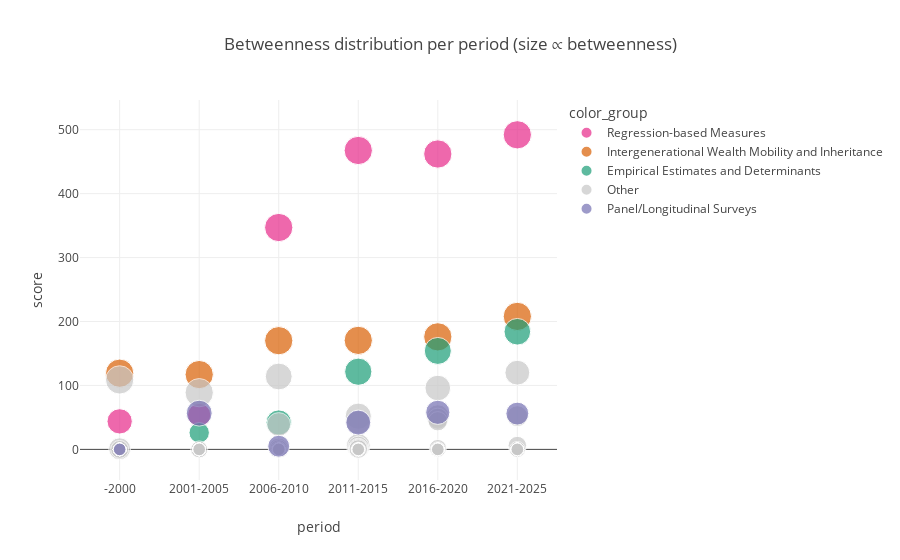
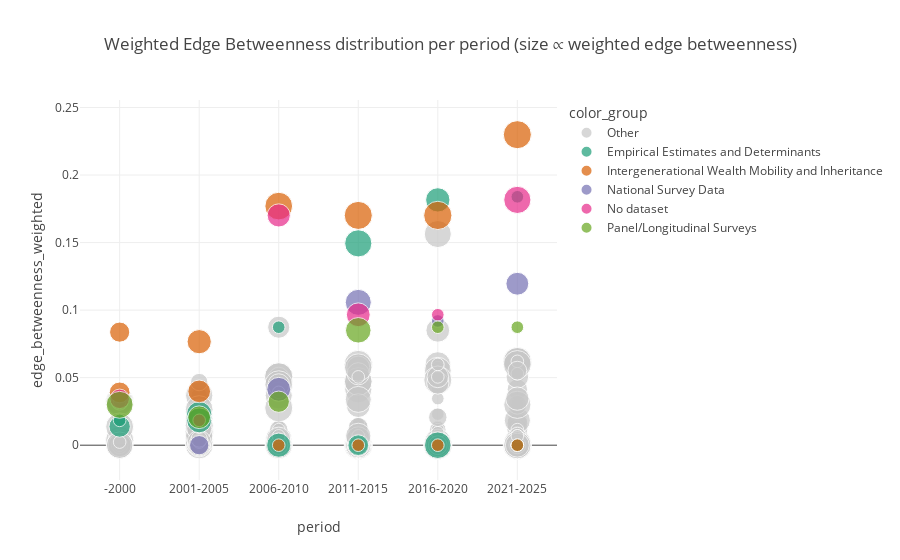

These figures' notebook cell, in order:
### Code cell
showlegend = True

all_top_betweenness_df["node"] = all_top_betweenness_df["node"].apply(norm)
all_top_betweenness_df["color_group"] = np.where(all_top_betweenness_df["node"].isin(HIGHLIGHTS), all_top_betweenness_df["node"], "Other")

all_edge_betweenness_df["u"] = all_edge_betweenness_df["u"].apply(norm)
all_edge_betweenness_df["v"] = all_edge_betweenness_df["v"].apply(norm)
v_highlights = ["Intergenerational Wealth Mobility and Inheritance", "Empirical Estimates and Determinants", "No dataset", "National Survey Data", "Panel/Longitudinal Surveys"]
all_edge_betweenness_df["color_group"] = np.where(all_edge_betweenness_df["u"].isin(["Regression-based Measures", "No dataset"]) & all_edge_betweenness_df["v"].isin(v_highlights), all_edge_betweenness_df["v"], "Other")
edge_palette = {name: px.colors.qualitative.Dark2[i % len(px.colors.qualitative.Dark2)] for i, name in enumerate(sorted(set(all_edge_betweenness_df["color_group"]) - {"Other"}))}
edge_palette["Other"] = "#C7C7C7"

all_top_betweenness_df["rank"] = all_top_betweenness_df.groupby("period")["score"].rank(ascending=False, method="min")
all_edge_betweenness_df["rank"] = all_edge_betweenness_df.groupby("period")["edge_betweenness_weighted"].rank(ascending=False, method="min")
all_top_betweenness_df["prev_rank"] = all_top_betweenness_df.groupby("period")["rank"].shift(1)
all_top_betweenness_df['prev_rank'] = all_top_betweenness_df['prev_rank'].fillna(1)
all_edge_betweenness_df["prev_rank"] = all_edge_betweenness_df.groupby("period")["rank"].shift(1)
all_edge_betweenness_df['prev_rank'] = all_edge_betweenness_df['prev_rank'].fillna(1)

max_size = 30
min_size = 6

def linear_size(rank, max_rank, min_size, max_size):
    if max_rank == 1:
        return max_size
    return max_size - (rank - 1) * (max_size - min_size) / (max_rank - 1)

# Compute size per period
all_top_betweenness_df["size"] = all_top_betweenness_df.groupby("period").apply(
    lambda g: g["prev_rank"].apply(lambda r: linear_size(r, g["prev_rank"].max(), min_size, max_size))
).reset_index(level=0, drop=True)

all_edge_betweenness_df["size"] = all_edge_betweenness_df.groupby("period").apply(
    lambda g: g["prev_rank"].apply(lambda r: linear_size(r, g["prev_rank"].max(), min_size, max_size))
).reset_index(level=0, drop=True)
# ------------------------------

fig_btw = px.scatter(
    all_top_betweenness_df,
    x="period", y="score",
    size = "size", # ⚠️ Change the size to the previous ranks?
    color = "color_group",
    hover_data=["node","kind","score"],
    category_orders={"period": period_order},
    title="Betweenness distribution per period (size ∝ betweenness)",
    color_discrete_map=palette
)
fig_btw.update_layout(
    template=template_type, showlegend=showlegend,
    # plot_bgcolor = "rgba(0,0,0,0)",
    # paper_bgcolor = "rgba(0,0,0,0)"
    )

fig_ebtw = px.scatter(
    all_edge_betweenness_df,
    x="period", y="edge_betweenness_weighted",
    color="color_group",
    size = "size",
    hover_data=["u","v","edge_betweenness_weighted"],
    category_orders={"period": period_order},
    title="Weighted Edge Betweenness distribution per period (size ∝ weighted edge betweenness)",
    color_discrete_map=edge_palette
)
fig_ebtw.update_layout(
    template=template_type, showlegend=showlegend,
    # plot_bgcolor = "rgba(0,0,0,0)",
    # paper_bgcolor = "rgba(0,0,0,0)"
    )



fig_btw.show()
fig_ebtw.show()

# fig_btw.write_html(f"{path}/results/feature-only-KG/img/betweenness_over_time.html")
# fig_ebtw.write_html(f"{path}/results/feature-only-KG/img/edge_betweenness_over_time.html")
# fig_btw.write_image(f"{path}/results/feature-only-KG/img/betweenness_over_time_legend.png", width=800, height=600, scale=2)
# fig_ebtw.write_image(f"{path}/results/feature-only-KG/img/edge_betweenness_over_time_legend.png", width=800, height=600, scale=2)

### Figure 1 — Plotly figure (JSON) as saved in the notebook; plotly's stock layout.template omitted (floating-point values rounded to 4 significant figures; data arrays with more than 128 entries replaced by an {"elided": "..."} marker saying what was removed)
{"data": [{"customdata": [["Regression-based Measures", "Measure"], ["Regression-based Measures", "Measure"], ["Regression-based Measures", "Measure"], ["Regression-based Measures", "Measure"], ["Regression-based Measures", "Measure"], ["Regression-based Measures", "Measure"]], "hovertemplate": "color_group=Regression-based Measures<br>period=%{x}<br>score=%{y}<br>size=%{marker.size}<br>node=%{customdata[0]}<br>kind=%{customdata[1]}<extra></extra>", "legendgroup": "Regression-based Measures", "marker": {"color": "rgb(231,41,138)", "size": [30.0, 30.0, 20.4, 24.0, 30.0, 30.0], "sizemode": "area", "sizeref": 0.075, "symbol": "circle"}, "mode": "markers", "name": "Regression-based Measures", "orientation": "v", "showlegend": true, "type": "scatter", "x": ["2016-2020", "2021-2025", "2001-2005", "-2000", "2011-2015", "2006-2010"], "xaxis": "x", "y": [462.0, 492.0, 53.67, 43.83, 467.5, 347.0], "yaxis": "y"}, {"customdata": [["Intergenerational Wealth Mobility and Inheritance", "RqType"], ["Intergenerational Wealth Mobility and Inheritance", "RqType"], ["Intergenerational Wealth Mobility and Inheritance", "RqType"], ["Intergenerational Wealth Mobility and Inheritance", "RqType"], ["Intergenerational Wealth Mobility and Inheritance", "RqType"], ["Intergenerational Wealth Mobility and Inheritance", "RqType"]], "hovertemplate": "color_group=Intergenerational Wealth Mobility and Inheritance<br>period=%{x}<br>score=%{y}<br>size=%{marker.size}<br>node=%{customdata[0]}<br>kind=%{customdata[1]}<extra></extra>", "legendgroup": "Intergenerational Wealth Mobility and Inheritance", "marker": {"color": "rgb(217,95,2)", "size": [30.0, 30.0, 30.0, 30.0, 30.0, 30.0], "sizemode": "area", "sizeref": 0.075, "symbol": "circle"}, "mode": "markers", "name": "Intergenerational Wealth Mobility and Inheritance", "orientation": "v", "showlegend": true, "type": "scatter", "x": ["2016-2020", "2021-2025", "2001-2005", "-2000", "2011-2015", "2006-2010"], "xaxis": "x", "y": [176.0, 208.0, 117.0, 119.2, 170.5, 170.0], "yaxis": "y"}, {"customdata": [["Empirical Estimates and Determinants", "RqType"], ["Empirical Estimates and Determinants", "RqType"], ["Empirical Estimates and Determinants", "RqType"], ["Empirical Estimates and Determinants", "RqType"], ["Empirical Estimates and Determinants", "RqType"], ["Empirical Estimates and Determinants", "RqType"]], "hovertemplate": "color_group=Empirical Estimates and Determinants<br>period=%{x}<br>score=%{y}<br>size=%{marker.size}<br>node=%{customdata[0]}<br>kind=%{customdata[1]}<extra></extra>", "legendgroup": "Empirical Estimates and Determinants", "marker": {"color": "rgb(27,158,119)", "size": [27.33, 26.57, 15.6, 6.0, 27.82, 24.0], "sizemode": "area", "sizeref": 0.075, "symbol": "circle"}, "mode": "markers", "name": "Empirical Estimates and Determinants", "orientation": "v", "showlegend": true, "type": "scatter", "x": ["2016-2020", "2021-2025", "2001-2005", "-2000", "2011-2015", "2006-2010"], "xaxis": "x", "y": [154.0, 184.0, 26.0, 0.0, 121.5, 42.0], "yaxis": "y"}, {"customdata": {"elided": "156x2 str values"}, "hovertemplate": "color_group=Other<br>period=%{x}<br>score=%{y}<br>size=%{marker.size}<br>node=%{customdata[0]}<br>kind=%{customdata[1]}<extra></extra>", "legendgroup": "Other", "marker": {"color": "#C7C7C7", "size": {"elided": "156 float values"}, "sizemode": "area", "sizeref": 0.075, "symbol": "circle"}, "mode": "markers", "name": "Other", "orientation": "v", "showlegend": true, "type": "scatter", "x": {"elided": "156 str values"}, "xaxis": "x", "y": {"elided": "156 float values"}, "yaxis": "y"}, {"customdata": [["Panel/Longitudinal Surveys", "DataType"], ["Panel/Longitudinal Surveys", "DataType"], ["Panel/Longitudinal Surveys", "DataType"], ["Panel/Longitudinal Surveys", "DataType"], ["Panel/Longitudinal Surveys", "DataType"], ["Panel/Longitudinal Surveys", "DataType"]], "hovertemplate": "color_group=Panel/Longitudinal Surveys<br>period=%{x}<br>score=%{y}<br>size=%{marker.size}<br>node=%{customdata[0]}<br>kind=%{customdata[1]}<extra></extra>", "legendgroup": "Panel/Longitudinal Surveys", "marker": {"color": "rgb(117,112,179)", "size": [22.0, 19.71, 25.2, 6.0, 23.45, 18.0], "sizemode": "area", "sizeref": 0.075, "symbol": "circle"}, "mode": "markers", "name": "Panel/Longitudinal Surveys", "orientation": "v", "showlegend": true, "type": "scatter", "x": ["2016-2020", "2021-2025", "2001-2005", "-2000", "2011-2015", "2006-2010"], "xaxis": "x", "y": [58.0, 56.0, 56.67, 0.0, 42.0, 5.0], "yaxis": "y"}], "layout": {"legend": {"itemsizing": "constant", "title": {"text": "color_group"}, "tracegroupgap": 0}, "showlegend": true, "title": {"text": "Betweenness distribution per period (size ∝ betweenness)"}, "xaxis": {"anchor": "y", "categoryarray": ["-2000", "2001-2005", "2006-2010", "2011-2015", "2016-2020", "2021-2025"], "categoryorder": "array", "domain": [0, 1], "title": {"text": "period"}}, "yaxis": {"anchor": "x", "domain": [0, 1], "title": {"text": "score"}}}}

### Figure 2 — Plotly figure (JSON) as saved in the notebook; plotly's stock layout.template omitted (floating-point values rounded to 4 significant figures; data arrays with more than 128 entries replaced by an {"elided": "..."} marker saying what was removed)
{"data": [{"customdata": {"elided": "442x2 str values"}, "hovertemplate": "color_group=Other<br>period=%{x}<br>edge_betweenness_weighted=%{y}<br>size=%{marker.size}<br>u=%{customdata[0]}<br>v=%{customdata[1]}<extra></extra>", "legendgroup": "Other", "marker": {"color": "#C7C7C7", "size": {"elided": "442 float values"}, "sizemode": "area", "sizeref": 0.075, "symbol": "circle"}, "mode": "markers", "name": "Other", "orientation": "v", "showlegend": true, "type": "scatter", "x": {"elided": "442 str values"}, "xaxis": "x", "y": {"elided": "442 float values"}, "yaxis": "y"}, {"customdata": [["No dataset", "Empirical Estimates and Determinants"], ["Regression-based Measures", "Empirical Estimates and Determinants"], ["No dataset", "Empirical Estimates and Determinants"], ["Regression-based Measures", "Empirical Estimates and Determinants"], ["No dataset", "Empirical Estimates and Determinants"], ["Regression-based Measures", "Empirical Estimates and Determinants"], ["No dataset", "Empirical Estimates and Determinants"], ["Regression-based Measures", "Empirical Estimates and Determinants"], ["No dataset", "Empirical Estimates and Determinants"], ["Regression-based Measures", "Empirical Estimates and Determinants"], ["No dataset", "Empirical Estimates and Determinants"], ["Regression-based Measures", "Empirical Estimates and Determinants"]], "hovertemplate": "color_group=Empirical Estimates and Determinants<br>period=%{x}<br>edge_betweenness_weighted=%{y}<br>size=%{marker.size}<br>u=%{customdata[0]}<br>v=%{customdata[1]}<extra></extra>", "legendgroup": "Empirical Estimates and Determinants", "marker": {"color": "rgb(27,158,119)", "size": [26.35, 22.17, 6.0, 6.0, 24.0, 23.33, 17.08, 6.0, 16.15, 27.69, 22.0, 6.0], "sizemode": "area", "sizeref": 0.075, "symbol": "circle"}, "mode": "markers", "name": "Empirical Estimates and Determinants", "orientation": "v", "showlegend": true, "type": "scatter", "x": ["2016-2020", "2016-2020", "2021-2025", "2021-2025", "2001-2005", "2001-2005", "-2000", "-2000", "2011-2015", "2011-2015", "2006-2010", "2006-2010"], "xaxis": "x", "y": [0.0, 0.1816, 0.0, 0.1839, 0.02299, 0.01839, 0.01379, 0.01839, 0.0, 0.1494, 0.0, 0.08736], "yaxis": "y"}, {"customdata": [["No dataset", "Intergenerational Wealth Mobility and Inheritance"], ["Regression-based Measures", "Intergenerational Wealth Mobility and Inheritance"], ["No dataset", "Intergenerational Wealth Mobility and Inheritance"], ["Regression-based Measures", "Intergenerational Wealth Mobility and Inheritance"], ["No dataset", "Intergenerational Wealth Mobility and Inheritance"], ["Regression-based Measures", "Intergenerational Wealth Mobility and Inheritance"], ["No dataset", "Intergenerational Wealth Mobility and Inheritance"], ["Regression-based Measures", "Intergenerational Wealth Mobility and Inheritance"], ["No dataset", "Intergenerational Wealth Mobility and Inheritance"], ["Regression-based Measures", "Intergenerational Wealth Mobility and Inheritance"], ["No dataset", "Intergenerational Wealth Mobility and Inheritance"], ["Regression-based Measures", "Intergenerational Wealth Mobility and Inheritance"]], "hovertemplate": "color_group=Intergenerational Wealth Mobility and Inheritance<br>period=%{x}<br>edge_betweenness_weighted=%{y}<br>size=%{marker.size}<br>u=%{customdata[0]}<br>v=%{customdata[1]}<extra></extra>", "legendgroup": "Intergenerational Wealth Mobility and Inheritance", "marker": {"color": "rgb(217,95,2)", "size": [6.0, 30.0, 6.0, 29.55, 22.0, 19.33, 15.23, 16.15, 6.0, 29.54, 6.0, 28.77], "sizemode": "area", "sizeref": 0.075, "symbol": "circle"}, "mode": "markers", "name": "Intergenerational Wealth Mobility and Inheritance", "orientation": "v", "showlegend": true, "type": "scatter", "x": ["2016-2020", "2016-2020", "2021-2025", "2021-2025", "2001-2005", "2001-2005", "-2000", "-2000", "2011-2015", "2011-2015", "2006-2010", "2006-2010"], "xaxis": "x", "y": [0.0, 0.1701, 0.0, 0.2299, 0.07663, 0.03985, 0.08372, 0.03908, 0.0, 0.1701, 0.0, 0.177], "yaxis": "y"}, {"customdata": [["Regression-based Measures", "National Survey Data"], ["Regression-based Measures", "National Survey Data"], ["Regression-based Measures", "National Survey Data"], ["Regression-based Measures", "National Survey Data"], ["Regression-based Measures", "National Survey Data"]], "hovertemplate": "color_group=National Survey Data<br>period=%{x}<br>edge_betweenness_weighted=%{y}<br>size=%{marker.size}<br>u=%{customdata[0]}<br>v=%{customdata[1]}<extra></extra>", "legendgroup": "National Survey Data", "marker": {"color": "rgb(117,112,179)", "size": [6.0, 19.58, 14.0, 25.38, 21.38], "sizemode": "area", "sizeref": 0.075, "symbol": "circle"}, "mode": "markers", "name": "National Survey Data", "orientation": "v", "showlegend": true, "type": "scatter", "x": ["2016-2020", "2021-2025", "2001-2005", "2011-2015", "2006-2010"], "xaxis": "x", "y": [0.09195, 0.1195, 0.0, 0.1057, 0.04138], "yaxis": "y"}, {"customdata": [["Regression-based Measures", "No dataset"], ["Regression-based Measures", "No dataset"], ["Regression-based Measures", "No dataset"], ["Regression-based Measures", "No dataset"], ["Regression-based Measures", "No dataset"], ["Regression-based Measures", "No dataset"]], "hovertemplate": "color_group=No dataset<br>period=%{x}<br>edge_betweenness_weighted=%{y}<br>size=%{marker.size}<br>u=%{customdata[0]}<br>v=%{customdata[1]}<extra></extra>", "legendgroup": "No dataset", "marker": {"color": "rgb(231,41,138)", "size": [6.0, 27.74, 6.0, 14.31, 21.23, 20.15], "sizemode": "area", "sizeref": 0.075, "symbol": "circle"}, "mode": "markers", "name": "No dataset", "orientation": "v", "showlegend": true, "type": "scatter", "x": ["2016-2020", "2021-2025", "2001-2005", "-2000", "2011-2015", "2006-2010"], "xaxis": "x", "y": [0.09655, 0.1816, 0.01839, 0.03429, 0.09655, 0.1701], "yaxis": "y"}, {"customdata": [["Regression-based Measures", "Panel/Longitudinal Surveys"], ["Regression-based Measures", "Panel/Longitudinal Surveys"], ["Regression-based Measures", "Panel/Longitudinal Surveys"], ["Regression-based Measures", "Panel/Longitudinal Surveys"], ["Regression-based Measures", "Panel/Longitudinal Surveys"], ["Regression-based Measures", "Panel/Longitudinal Surveys"]], "hovertemplate": "color_group=Panel/Longitudinal Surveys<br>period=%{x}<br>edge_betweenness_weighted=%{y}<br>size=%{marker.size}<br>u=%{customdata[0]}<br>v=%{customdata[1]}<extra></extra>", "legendgroup": "Panel/Longitudinal Surveys", "marker": {"color": "rgb(102,166,30)", "size": [6.0, 6.0, 19.33, 27.23, 24.46, 17.08], "sizemode": "area", "sizeref": 0.075, "symbol": "circle"}, "mode": "markers", "name": "Panel/Longitudinal Surveys", "orientation": "v", "showlegend": true, "type": "scatter", "x": ["2016-2020", "2021-2025", "2001-2005", "-2000", "2011-2015", "2006-2010"], "xaxis": "x", "y": [0.08736, 0.08736, 0.02069, 0.02989, 0.08506, 0.03218], "yaxis": "y"}], "layout": {"legend": {"itemsizing": "constant", "title": {"text": "color_group"}, "tracegroupgap": 0}, "showlegend": true, "title": {"text": "Weighted Edge Betweenness distribution per period (size ∝ weighted edge betweenness)"}, "xaxis": {"anchor": "y", "categoryarray": ["-2000", "2001-2005", "2006-2010", "2011-2015", "2016-2020", "2021-2025"], "categoryorder": "array", "domain": [0, 1], "title": {"text": "period"}}, "yaxis": {"anchor": "x", "domain": [0, 1], "title": {"text": "edge_betweenness_weighted"}}}}
